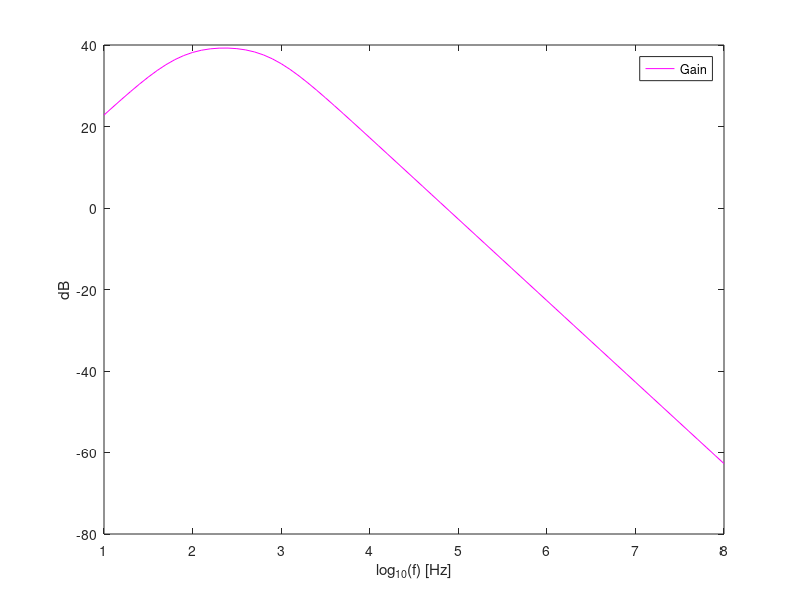

The MATLAB script that drew this image:


%Componentes

R1=10e3;
R2=5e2;
R3=100e3;
R4=1e3;
R5=100e3; 
C1=220e-9;
C2=220e-9;
C3=220e-9; 



%%%%%%%%%%%%%%%%%%%%%%%%%%%%%%%%%%%%%%%%%%%%%%%%%%%%Exercicio 1 

f=1000;

w=2*pi*f;

%Impedancias condensadores
ZC1=1/(j*w*C1);
ZC2=1/(j*w*C2);
ZC3=1/(j*w*C3);
Zpar=(1/(1/R5+1/ZC3));


%Impedancia in & out 
Zin=abs(ZC1+R1)
  Zout=abs(1/(1/R2+1/(ZC2+Zpar)));

  
%high  pass filter

Vi=1; 
Vl=R1/(R1+ZC1)*Vi;
wl=1/(R1*C1);       %low cut off frequency



%Amplification
Va=(1+R3/R4)*Vl;



%low pass filter
Vh= Va;
wh=1/(R2*(C2/2));      %high cut off frequency


gain=abs(Vh);
gain_db=20*log10(gain)

gain_dev=gain_db-40


%%%%%%%%%%%%%%%%%%%%%%%%%%%%%%%%%%%%%%%%%%%%%%%Exercicio 2

t=1:0.1:8;

w=2*pi*power(10,t);

ZC1=1./(j*w*C1);
ZC2=1./(j*w*(C2+C3)); 
ZC3=1./(j*w*C3);

Vl=R1./(R1+ZC1);
A=(1+R3/R4).*Vl;
fgain=abs(ZC2./(ZC2+R2).*A);


fgain_db=20*log10(fgain);

max_gain=max(fgain_db)


  
freq_graph = figure();
plot (t, fgain_db, "m");
legend("Gain");
xlabel ("log_{10}(f) [Hz]");
ylabel ("dB");
print (freq_graph, "graph.eps", "-depsc");















	
%%%%%%%%%%%%%%%%%%%%%%%%%%%%%%%%%%%%%%%%%%%%%%%%%%%%%%%%%%%%%%modelo nao ideal

%modelo nao ideal ampop
%Zi=966.3157e3 + j*2.850914e-2
%Zo=5.000960e1 - j*5.09420e-3
%Av=(Zo+1)*(-1.12308e-2 -j*1.95016e-1)


%freq=logspace(1,8,7000);

%for i=freq


  
%w=2*pi*i;


%ZC1=1./(j*w*C1);
%ZC2=1./(j*w*C2);
%ZC3=1./(j*w*C3);

%Vl=R1./(R1+ZC1);
%A=(1+R3/R4).*Vl;
%Vh= A;
%fgain=abs(Vh);
%fgain_db=20*log10(fgain);

%max_gain=max(fgain_db);

%Zeq= ZC2+(ZC3*R5/(ZC3+R5));

%B=[1/Zo + 1/(Zeq) + 1/R3 , -Av/Zo + 1/R3;
%      1/R3 , 1/Zi + 1/R3 + 1/R4;];

%C = [Vl/R3 , Vl/R3 + Vl/R4];

%D= C/B;

%Vout=D(1)

%endfor

%fgain=abs(Vout/Vi);
%fgain_db=20*log10(fgain);






% ---- Tabela com as constantes do circuito ----

components_tab = fopen("components_tab.tex", "w");

fprintf(components_tab, "$C_1\\;(F)$ & %.6e\\\\ \\hline\n", C1);
fprintf(components_tab, "$C_2\\;(F)$ & %.6e\\\\ \\hline\n", C2);
fprintf(components_tab, "$C_3\\;(F)$ & %.6e\\\\ \\hline\n", C3);
%fprintf(components_tab, "$C_4\\;(F)$ & %.6e\\\\ \\hline\n", C4);
fprintf(components_tab, "$R_1\\;(\\Omega)$ & %.6e\\\\ \\hline\n", R1);
fprintf(components_tab, "$R_2\\;(\\Omega)$ & %.6e\\\\ \\hline\n", R2);
fprintf(components_tab, "$R_3\\;(\\Omega)$ & %.6e\\\\ \\hline\n", R3);
fprintf(components_tab, "$R_4\\;(\\Omega)$ & %.6e\\\\ \\hline\n", R4);
fprintf(components_tab, "$R_5\\;(\\Omega)$ & %.6e\\\\ \\hline\n", R5);
%fprintf(components_tab, "$R_6\\;(\\Omega)$ & %.6e\\\\ \\hline\n", R6);
%fprintf(components_tab, "$R_7\\;(\\Omega)$ & %.6e\\\\ \\hline\n", R7);
%fprintf(components_tab, "$R_8\\;(\\Omega)$ & %.6e\\\\ \\hline\n", R8);
%fprintf(components_tab, "$R_9\\;(\\Omega)$ & %.6e\\\\ \\hline\n", R9);

fclose(components_tab);



results_tab = fopen("results_tab.tex", "w");

fprintf(results_tab, "$Z_{in}\\;(\\Omega)$ & %.6e\\\\ \\hline\n", Zin);
fprintf(results_tab, "$Z_{out}\\;(\\Omega)$ & %.6e\\\\ \\hline\n", Zout);
fprintf(results_tab, "$Gain$ & %.6e\\\\ \\hline\n", fgain);  % pôr também em dB???
fprintf(results_tab, "$f_{low \ cut \ off}\\;(Hz)$ & %.6e\\\\ \\hline\n", wl);
fprintf(results_tab, "$f_{high \ cut \ off}\\;(Hz)$ & %.6e\\\\ \\hline\n", wh);

fclose(results_tab);
